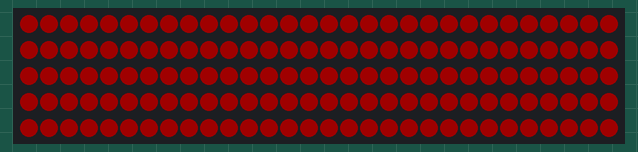
This sketch was run on a simulated Arduino Nano, built with avr-gcc and run on an emulated ATmega328P. Shown: 150 RGB LEDs in strip order, left to right, continuing on the next row. Dim RGB values are drawn brighter than linear; what the sketch prints to the serial monitor is not drawn.

Above: at 0.46 s.
At 5.89 s:
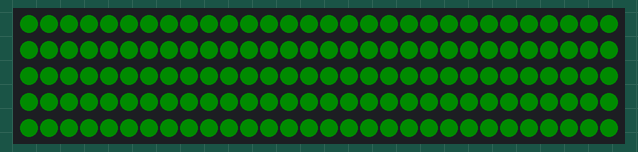
At 10.12 s:
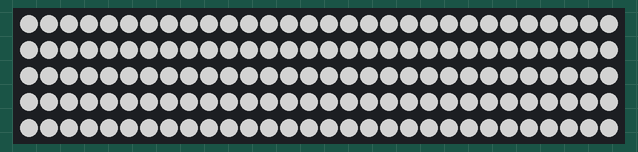
At 20.07 s:
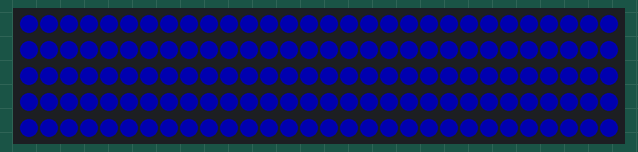
At 23.39 s:
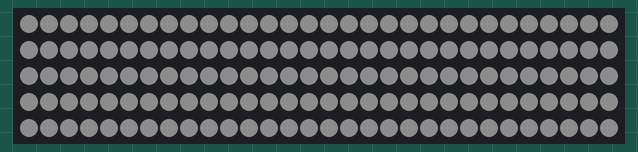
At 39.68 s:
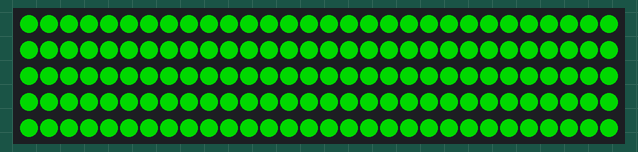

The sketch:

Test_WS2812_Strip.ino
```cpp
#include <Adafruit_NeoPixel.h>

#define PIXELS	150
#define MAX		150
#define STEP	2

Adafruit_NeoPixel test = Adafruit_NeoPixel(PIXELS, 8, NEO_GRB + NEO_KHZ800);

int i;


void setup()
{
	Serial.begin(9600);

	Serial.println("Ready, v1.0");

	test.begin();

	SetStrips(0, 0, 0);
	ShowStrips();

}


void loop()
{

	// red

	for (i = 0; i < MAX; i++)
	{
		SetStrips(i, 0, 0);
		ShowStrips();
		delay(STEP);
	}

	for (i = MAX; i > 0; i--)
	{
		SetStrips(i, 0, 0);
		ShowStrips();
		delay(STEP);
	}

	// green

	for (i = 0; i < MAX; i++)
	{
		SetStrips(0, i, 0);
		ShowStrips();
		delay(STEP);
	}

	for (i = MAX; i > 0; i--)
	{
		SetStrips(0, i, 0);
		ShowStrips();
		delay(STEP);
	}

	// blue

	for (i = 0; i < MAX; i++)
	{
		SetStrips(0, 0, i);
		ShowStrips();
		delay(STEP);
	}

	for (i = MAX; i > 0; i--)
	{
		SetStrips(0, 0, i);
		ShowStrips();
		delay(STEP);
	}

	// white

	for (i = 0; i < MAX; i++)
	{
		SetStrips(i, i, i);
		ShowStrips();
		delay(STEP);
	}

	for (i = MAX; i > 0; i--)
	{
		SetStrips(i, i, i);
		ShowStrips();
		delay(STEP);
	}

	//

	//Pixel(31);
	//Pixel(35);

}


void Pixel(int pixel)
{

	SetStrips(0, 0, 0);

	// red

	for (i = 0; i < MAX; i++)
	{
		test.setPixelColor(pixel, i, 0, 0);
		ShowStrips();
		delay(STEP);
	}

	for (i = MAX; i > 0; i--)
	{
		test.setPixelColor(pixel, i, 0, 0);
		ShowStrips();
		delay(STEP);
	}

	// green

	for (i = 0; i < MAX; i++)
	{
		test.setPixelColor(pixel, 0, i, 0);
		ShowStrips();
		delay(STEP);
	}

	for (i = MAX; i > 0; i--)
	{
		test.setPixelColor(pixel, 0, i, 0);
		ShowStrips();
		delay(STEP);
	}

	// blue

	for (i = 0; i < MAX; i++)
	{
		test.setPixelColor(pixel, 0, 0, i);
		ShowStrips();
		delay(STEP);
	}

	for (i = MAX; i > 0; i--)
	{
		test.setPixelColor(pixel, 0, 0, i);
		ShowStrips();
		delay(STEP);
	}

	// white

	for (i = 0; i < MAX; i++)
	{
		test.setPixelColor(pixel, i, i, i);
		ShowStrips();
		delay(STEP);
	}

	for (i = MAX; i > 0; i--)
	{
		test.setPixelColor(pixel, i, i, i);
		ShowStrips();
		delay(STEP);
	}

	//

}


void ShowStrips()
{
	test.show();
} // ShowStrips ****************************************************************************************************************************************************************************************************************************


void SetColour(Adafruit_NeoPixel *strip, int red, int green, int blue)
{
	uint32_t colour = strip->Color(red, green, blue);

	for (int i = 0; i < strip->numPixels(); i++)
	{
		strip->setPixelColor(i, colour);
	}

} // SetColour ****************************************************************************************************************************************************************************************************************************


void SetColour(Adafruit_NeoPixel *strip, uint32_t colour)
{
	for (int i = 0; i < strip->numPixels(); i++)
	{
		strip->setPixelColor(i, colour);
	}

} // SetColour ****************************************************************************************************************************************************************************************************************************


void SetStrips(int red, int green, int blue)
{
	SetColour(&test, red, green, blue);
} // SetStrips ****************************************************************************************************************************************************************************************************************************
```
